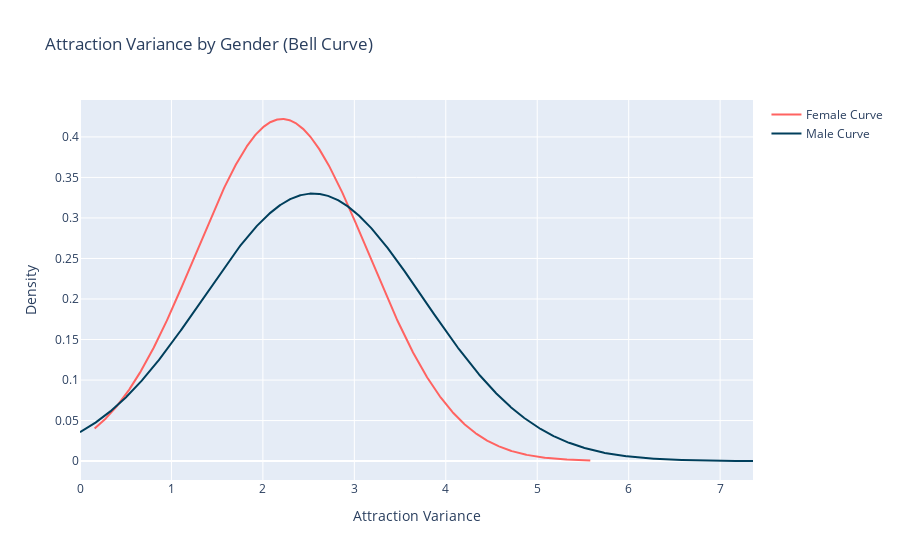

Write notebook code for a chart like this one.
### Code cell
# Running the plot to observe the variance for each individual's attractiveness
# ratings received
start_time = time.time()

var_attr_data = fetch_var_attr_data(database_path)
traces = create_distplot_traces(var_attr_data, colors)

# Create layout
layout = go.Layout(title='Attraction Variance by Gender (Bell Curve)',
                   xaxis=dict(title='Attraction Variance'),
                   yaxis=dict(title='Density'))

# Create figure
fig = go.Figure(data=distplot_traces, layout=layout)

# Show the plot
fig.show()

end_time = round(time.time() - start_time, 4)

print(f'Variance plot completed. It took {end_time} seconds.')

### Figure 1 — Plotly figure (JSON) as saved in the notebook; plotly's stock layout.template omitted (floating-point values rounded to 4 significant figures; data arrays with more than 128 entries replaced by an {"elided": "..."} marker saying what was removed)
{"data": [{"line": {"color": "#ff6361"}, "mode": "lines", "name": "Female Curve", "type": "scatter", "x": {"elided": "1000 float values"}, "y": {"elided": "1000 float values"}}, {"line": {"color": "#003f5c"}, "mode": "lines", "name": "Male Curve", "type": "scatter", "x": {"elided": "1000 float values"}, "y": {"elided": "1000 float values"}}], "layout": {"title": {"text": "Attraction Variance by Gender (Bell Curve)"}, "xaxis": {"title": {"text": "Attraction Variance"}}, "yaxis": {"title": {"text": "Density"}}}}
